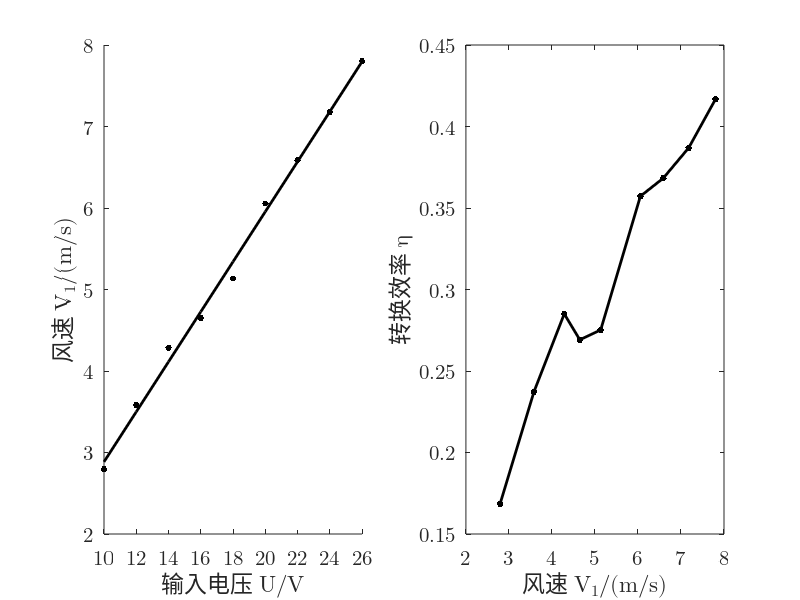

Write the MATLAB code that produced this figure.
u =(10:2:26);
i =[0.065 0.081 0.099 0.117 0.137 0.156 0.177 0.200 0.220];
v1=[2.795 3.582 4.286 4.648 5.133 6.056 6.587 7.180 7.803];
r=0.5*103.84*10^(-3);
s=pi*r*r;
rho=1.185;
p0=u.*i
p1=0.5.*rho.*s.*(v1.^3)
ita=p1./p0

subplot(1, 2, 1);
uv=scatter(u, v1, 200, 'k', '.');
hold on;
set(gca, 'FontName', 'Latin Modern Math', 'FontSize', 15);
xlabel('\fontname{Songti SC}输入电压 \fontname{Latin Modern Math}U/V');
ylabel('\fontname{Songti SC}风速 \fontname{Latin Modern Math}V_1/(m/s)');
xlim([10, 26])
xticks(u)

M=[u' ones(9,1)];
k=M\(v1');
v1pre=(M*k)';

plot(u, v1pre, '-k', 'LineWidth', 2);

subplot(1, 2, 2);
plot(v1, ita, '.-k', 'LineWidth', 2, 'MarkerSize', 15);
set(gca, 'FontName', 'Latin Modern Math', 'FontSize', 15);
xlabel('\fontname{Songti SC}风速 \fontname{Latin Modern Math}V_1/(m/s)');
ylabel('\fontname{Songti SC}转换效率 \fontname{Latin Modern Math}\eta');
